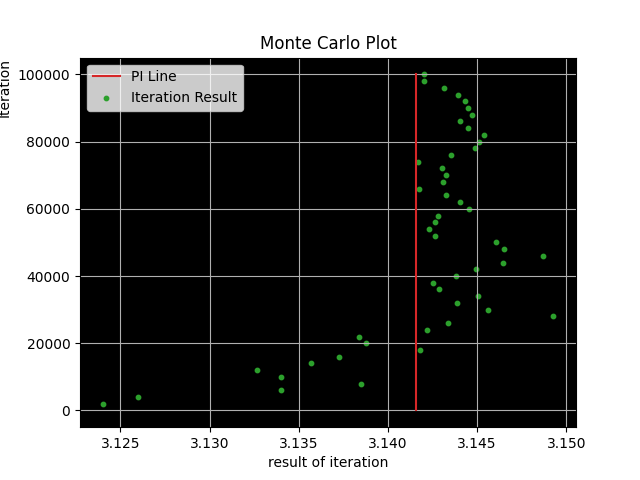

Generate this figure with Python:
import sys
import random as r
import math as m
import matplotlib.pyplot as plot
import numpy as np

# creates plot and save it to the given imagePath as montecarlo.png
def makePlot( xArray, yArray, imagePath ):
    xPi = np.linspace( 3.14159265359, 3.14159265359 )
    yPi = np.linspace( 10, total )
    fig, ax = plot.subplots()
    ax.scatter( xArray, yArray, s=10,label="Iteration Result", color='tab:green' )
    ax.plot( xPi, yPi, label="PI Line", color='tab:red' )
    ax.set_ylabel( 'Iteration', loc='top')
    ax.set_xlabel('result of iteration')
    ax.set_title('Monte Carlo Plot')
    ax.legend()
    ax.set_facecolor('black')
    ax.grid()
    fig.savefig( imageName )
    plot.show()

def main():
    inside = 0
    xArray = []
    yArray = []
    #print( "3.14159265359" )
    for i in range(1, total+1):
        x2 = r.random()**2
        y2 = r.random()**2
        if(  m.sqrt(x2 + y2) < 1.0) :
            inside += 1

        if( ( i % dotPointsAt ) == 0 ):
            yArray.append( i )
            pi = (float(inside) / i ) * 4
            xArray.append( pi ) 
# comment out if you want to see the values of each dot
#            print( "i = " + str( i)  )
#            print( "pi = "+ str( pi ) )


    makePlot( xArray, yArray, '' )


if __name__ == '__main__':
    total = 100000
    dotPointsAt = 2000


    imagePath = ''
    imageName = 'montecarlo.png'
    try: 
        total = int( sys.argv[1] )
        dotPointsAt = int( sys.argv[2] )
    except IndexError:
        print( 'Usage: montecarlo.py <total value of y> <every given value a dot>' )
        print( 'Example: montecarlo.py 100000 2000 ' )
        print( 'Now working with default values.' )
        
    main()

    print( "Done. You would find your image as montecarlo.png" )
